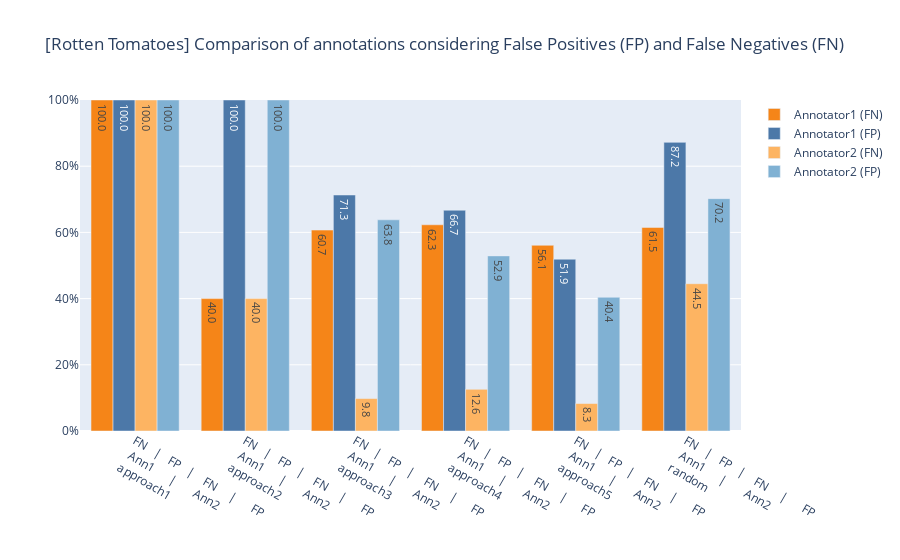

Source (notebook cell):
### Code cell
approaches = df_ann1_summ["approach"].map(lambda x: "FN   |   FP   |    FN     |      FP</br></br> Ann1      |       Ann2</br>" + x[:-5])

def trunc(text_iter):
    return text_iter.map(lambda x: f"{x:.1f}")


fig = go.Figure(data=[
    go.Bar(name="Annotator1 (FN)", x=approaches, y=df_ann1_summ["FN(%)"]/100, text=trunc(df_ann1_summ["FN(%)"]), textposition=None, marker_color=px.colors.qualitative.T10[1]),
    go.Bar(name="Annotator1 (FP)", x=approaches, y=df_ann1_summ["FP(%)"]/100, text=trunc(df_ann1_summ["FP(%)"]), textposition=None, marker_color=px.colors.qualitative.T10[0]),
    go.Bar(name="Annotator2 (FN)", x=approaches, y=df_ann2_summ["FN(%)"]/100, text=trunc(df_ann2_summ["FN(%)"]), textposition=None, marker_color=px.colors.qualitative.Set3[5]),
    go.Bar(name="Annotator2 (FP)", x=approaches, y=df_ann2_summ["FP(%)"]/100, text=trunc(df_ann2_summ["FP(%)"]), textposition=None, marker_color=px.colors.qualitative.Set3[4]),
])
fig.update_layout(
    title_text=f'[{dataset}] Comparison of annotations considering False Positives (FP) and False Negatives (FN)',
    barmode="group",
    yaxis = dict(
        range=[0, 1],
        tickformat = '.0%',
        ),
    xaxis = dict(
        tickvals=[0,1,2,3,4,5],
        ticktext=approaches,
        ),
    )
fig.show()

### Figure 1 — Plotly figure (JSON) as saved in the notebook; plotly's stock layout.template omitted (floating-point values rounded to 4 significant figures)
{"data": [{"marker": {"color": "#F58518"}, "name": "Annotator1 (FN)", "text": ["100.0", "40.0", "60.7", "62.3", "56.1", "61.5"], "type": "bar", "x": ["FN   |   FP   |    FN     |      FP</br></br> Ann1      |       Ann2</br>approach1", "FN   |   FP   |    FN     |      FP</br></br> Ann1      |       Ann2</br>approach2", "FN   |   FP   |    FN     |      FP</br></br> Ann1      |       Ann2</br>approach3", "FN   |   FP   |    FN     |      FP</br></br> Ann1      |       Ann2</br>approach4", "FN   |   FP   |    FN     |      FP</br></br> Ann1      |       Ann2</br>approach5", "FN   |   FP   |    FN     |      FP</br></br> Ann1      |       Ann2</br>random"], "y": [1, 0.4, 0.607, 0.623, 0.561, 0.615]}, {"marker": {"color": "#4C78A8"}, "name": "Annotator1 (FP)", "text": ["100.0", "100.0", "71.3", "66.7", "51.9", "87.2"], "type": "bar", "x": ["FN   |   FP   |    FN     |      FP</br></br> Ann1      |       Ann2</br>approach1", "FN   |   FP   |    FN     |      FP</br></br> Ann1      |       Ann2</br>approach2", "FN   |   FP   |    FN     |      FP</br></br> Ann1      |       Ann2</br>approach3", "FN   |   FP   |    FN     |      FP</br></br> Ann1      |       Ann2</br>approach4", "FN   |   FP   |    FN     |      FP</br></br> Ann1      |       Ann2</br>approach5", "FN   |   FP   |    FN     |      FP</br></br> Ann1      |       Ann2</br>random"], "y": [1, 1, 0.713, 0.667, 0.519, 0.872]}, {"marker": {"color": "rgb(253,180,98)"}, "name": "Annotator2 (FN)", "text": ["100.0", "40.0", "9.8", "12.6", "8.3", "44.5"], "type": "bar", "x": ["FN   |   FP   |    FN     |      FP</br></br> Ann1      |       Ann2</br>approach1", "FN   |   FP   |    FN     |      FP</br></br> Ann1      |       Ann2</br>approach2", "FN   |   FP   |    FN     |      FP</br></br> Ann1      |       Ann2</br>approach3", "FN   |   FP   |    FN     |      FP</br></br> Ann1      |       Ann2</br>approach4", "FN   |   FP   |    FN     |      FP</br></br> Ann1      |       Ann2</br>approach5", "FN   |   FP   |    FN     |      FP</br></br> Ann1      |       Ann2</br>random"], "y": [1, 0.4, 0.098, 0.126, 0.083, 0.445]}, {"marker": {"color": "rgb(128,177,211)"}, "name": "Annotator2 (FP)", "text": ["100.0", "100.0", "63.8", "52.9", "40.4", "70.2"], "type": "bar", "x": ["FN   |   FP   |    FN     |      FP</br></br> Ann1      |       Ann2</br>approach1", "FN   |   FP   |    FN     |      FP</br></br> Ann1      |       Ann2</br>approach2", "FN   |   FP   |    FN     |      FP</br></br> Ann1      |       Ann2</br>approach3", "FN   |   FP   |    FN     |      FP</br></br> Ann1      |       Ann2</br>approach4", "FN   |   FP   |    FN     |      FP</br></br> Ann1      |       Ann2</br>approach5", "FN   |   FP   |    FN     |      FP</br></br> Ann1      |       Ann2</br>random"], "y": [1, 1, 0.638, 0.529, 0.404, 0.702]}], "layout": {"barmode": "group", "title": {"text": "[Rotten Tomatoes] Comparison of annotations considering False Positives (FP) and False Negatives (FN)"}, "xaxis": {"ticktext": ["FN   |   FP   |    FN     |      FP</br></br> Ann1      |       Ann2</br>approach1", "FN   |   FP   |    FN     |      FP</br></br> Ann1      |       Ann2</br>approach2", "FN   |   FP   |    FN     |      FP</br></br> Ann1      |       Ann2</br>approach3", "FN   |   FP   |    FN     |      FP</br></br> Ann1      |       Ann2</br>approach4", "FN   |   FP   |    FN     |      FP</br></br> Ann1      |       Ann2</br>approach5", "FN   |   FP   |    FN     |      FP</br></br> Ann1      |       Ann2</br>random"], "tickvals": [0, 1, 2, 3, 4, 5]}, "yaxis": {"range": [0, 1], "tickformat": ".0%"}}}
